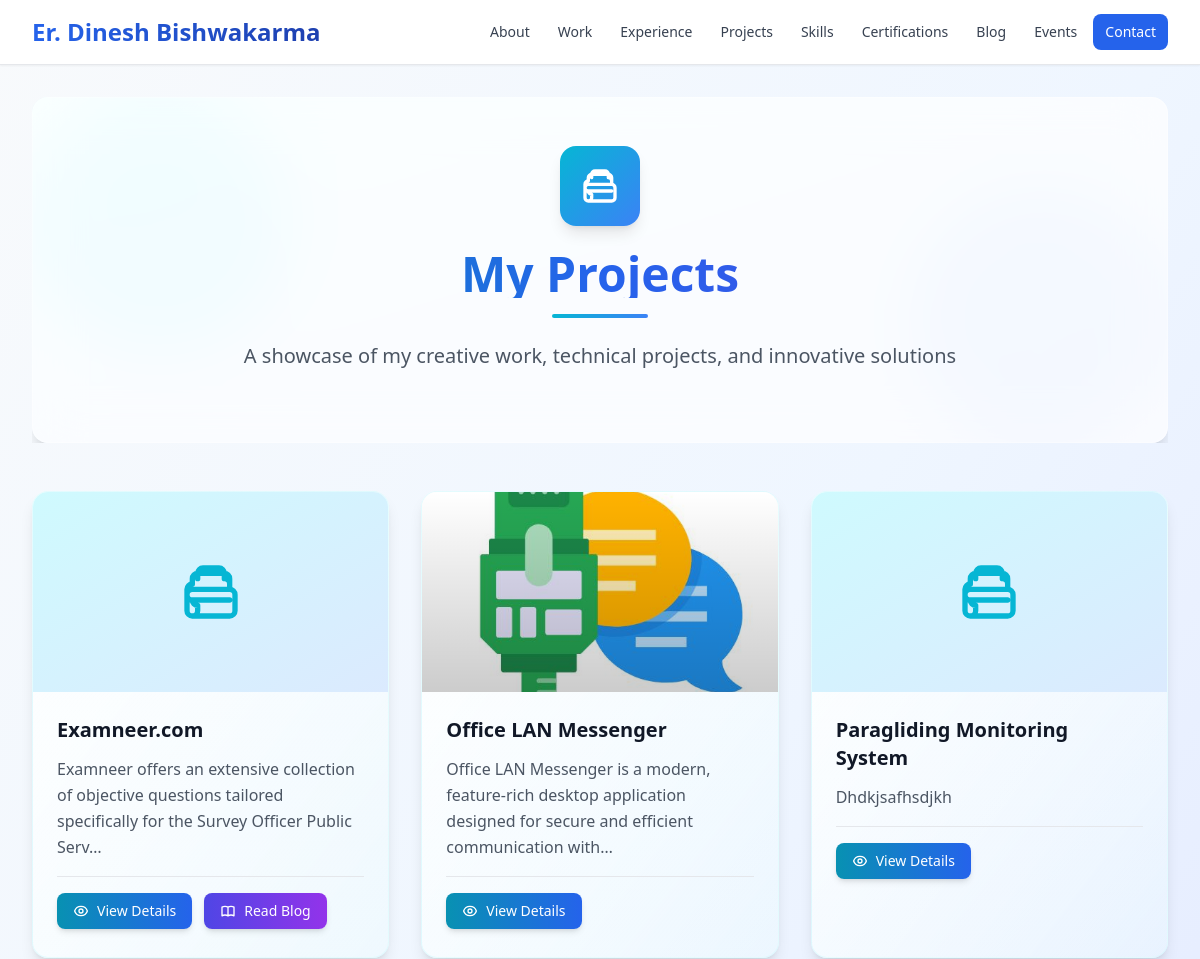
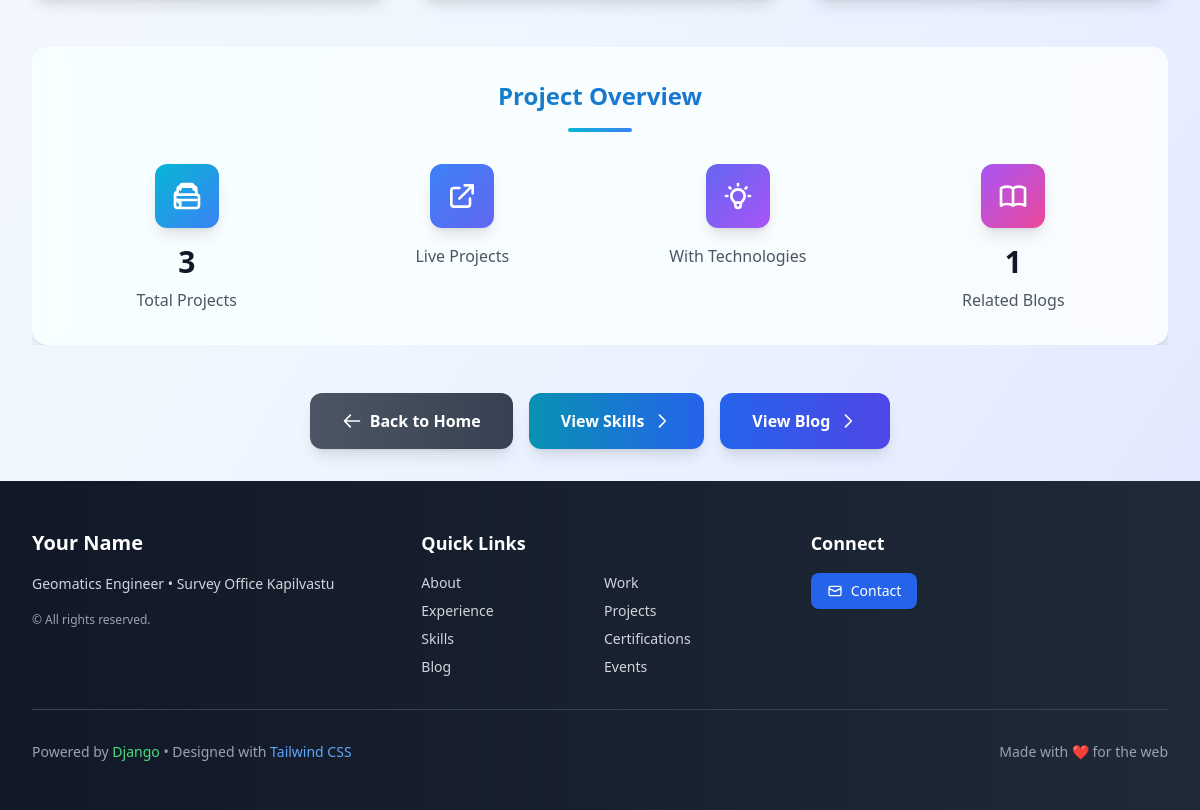
/projects/, run on the app's committed database (2 pictures, top to bottom).
### portfolio/models.py (models this page shows, shortened)
class MyProject(models.Model):
    title = models.CharField(max_length=200)
    description = models.TextField()
    image = models.ImageField(upload_to='myprojects/', null=True, blank=True)
    start_date = models.DateField()
    end_date = models.DateField(null=True, blank=True)
    technologies = models.CharField(max_length=200, blank=True)
    link = models.URLField(blank=True)
    role = models.CharField(max_length=100, blank=True)
    related_blog = models.ForeignKey('Blog', null=True, blank=True, on_delete=models.SET_NULL, related_name='project_blogs')

### portfolio/views.py (the view)
# urls.py: path('projects/', views.MyProjectListView.as_view(), name='myproject-list'),
class MyProjectListView(ListView):
    model = MyProject
    template_name = "portfolio/myproject_list.html"
    context_object_name = 'projects'

### portfolio/templates/portfolio/myproject_list.html (shortened to what this page needs)
{% extends "base_generic.html" %}
{% block content %}
<div class="space-y-12">
  <section class="relative overflow-hidden">
    <div class="absolute inset-0 bg-gradient-to-br from-cyan-50 via-blue-50 to-indigo-50 rounded-2xl"></div>
    <div class="absolute top-0 left-0 w-64 h-64 bg-cyan-300 rounded-full mix-blend-multiply filter blur-xl opacity-20 animate-pulse"></div>
    <div class="absolute bottom-0 right-0 w-64 h-64 bg-blue-300 rounded-full mix-blend-multiply filter blur-xl opacity-20 animate-pulse animation-delay-2000"></div>
    <div class="relative bg-white/70 backdrop-blur-xl rounded-2xl shadow-xl border border-white/30 p-8 md:p-12 text-center">
      <div class="mb-6">
        <div class="w-20 h-20 bg-gradient-to-br from-cyan-500 to-blue-500 rounded-2xl flex items-center justify-center mx-auto mb-6 shadow-lg">
        </div>
        <h1 class="text-4xl md:text-5xl font-bold bg-gradient-to-r from-cyan-600 via-blue-600 to-indigo-600 bg-clip-text text-transparent mb-4">
        </h1>
        <div class="w-24 h-1 bg-gradient-to-r from-cyan-500 to-blue-500 mx-auto rounded-full mb-6"></div>
        <p class="text-xl text-gray-600 max-w-3xl mx-auto">
          A showcase of my creative work, technical projects, and innovative solutions
        </p>
      </div>
    </div>
  </section>
  <section>
    <div class="grid md:grid-cols-2 lg:grid-cols-3 gap-8">
      {% for project in projects %}
      <div class="group relative bg-gradient-to-br from-white to-cyan-50/30 rounded-2xl shadow-lg hover:shadow-2xl transition-all duration-500 border border-cyan-100/50 overflow-hidden transform hover:-translate-y-2">
        {% if project.image %}
        <div class="relative aspect-video overflow-hidden">
          <div class="absolute inset-0 bg-gradient-to-t from-black/20 to-transparent z-10"></div>
          <img src="{{ project.image.url }}"
               alt="{{ project.title }}"
               class="w-full h-full object-cover group-hover:scale-110 transition-transform duration-700">
        </div>
        {% else %}
        <div class="aspect-video bg-gradient-to-br from-cyan-100 to-blue-100 flex items-center justify-center relative">
        </div>
        {% endif %}
        <div class="relative p-6 flex-1 flex flex-col">
          <h2 class="text-xl font-bold text-gray-900 mb-3 group-hover:text-cyan-600 transition-colors duration-300">
            <a href="{% url 'portfolio:myproject-detail' project.pk %}"
               class="hover:underline">
              {{ project.title }}
            </a>
          </h2>
          <p class="text-gray-600 leading-relaxed mb-4 flex-1">
            {{ project.description|truncatechars:120 }}
          </p>
          <div class="flex flex-wrap gap-3 pt-4 border-t border-gray-200">
            <a href="{% url 'portfolio:myproject-detail' project.pk %}"
               class="group/btn inline-flex items-center px-4 py-2 bg-gradient-to-r from-cyan-600 to-blue-600 hover:from-cyan-700 hover:to-blue-700 text-white rounded-lg font-medium transition-all duration-300 transform hover:scale-105 shadow-md hover:shadow-lg text-sm">
              View Details
            </a>
            {% if project.related_blog %}
            <a href="{% url 'portfolio:blog-detail' project.related_blog.pk %}"
               class="group/btn inline-flex items-center px-4 py-2 bg-gradient-to-r from-indigo-600 to-purple-600 hover:from-indigo-700 hover:to-purple-700 text-white rounded-lg font-medium transition-all duration-300 transform hover:scale-105 shadow-md hover:shadow-lg text-sm">
              Read Blog
            </a>
            {% endif %}
          </div>
        </div>
      </div>
      {% endfor %}
    </div>
  </section>
  {% if projects %}
  <section class="relative overflow-hidden">
    <div class="absolute inset-0 bg-gradient-to-r from-cyan-50 to-blue-50 rounded-2xl"></div>
    <div class="relative bg-white/60 backdrop-blur-sm rounded-2xl shadow-lg border border-white/30 p-8">
      <div class="text-center mb-8">
        <h2 class="text-2xl font-bold bg-gradient-to-r from-cyan-600 to-blue-600 bg-clip-text text-transparent mb-4">
        </h2>
        <div class="w-16 h-1 bg-gradient-to-r from-cyan-500 to-blue-500 mx-auto rounded-full"></div>
      </div>
      <div class="grid grid-cols-1 md:grid-cols-4 gap-8 text-center">
        <div class="group">
          <div class="w-16 h-16 bg-gradient-to-br from-cyan-500 to-blue-500 rounded-xl flex items-center justify-center mx-auto mb-4 group-hover:scale-110 transition-transform duration-300 shadow-lg">
          </div>
          <div class="text-3xl font-bold text-gray-900 mb-2">{{ projects|length }}</div>
          <div class="text-gray-600 font-medium">Total Projects</div>
        </div>
        <div class="group">
          <div class="w-16 h-16 bg-gradient-to-br from-blue-500 to-indigo-500 rounded-xl flex items-center justify-center mx-auto mb-4 group-hover:scale-110 transition-transform duration-300 shadow-lg">
            <svg class="w-8 h-8 text-white" fill="none" stroke="currentColor" viewBox="0 0 24 24">
              <path stroke-linecap="round" stroke-linejoin="round" stroke-width="2" d="M10 6H6a2 2 0 00-2 2v10a2 2 0 002 2h10a2 2 0 002-2v-4M14 4h6m0 0v6m0-6L10 14"></path>
            </svg>
          </div>
          <div class="text-gray-600 font-medium">Live Projects</div>
        </div>
        <div class="group">
          <div class="w-16 h-16 bg-gradient-to-br from-indigo-500 to-purple-500 rounded-xl flex items-center justify-center mx-auto mb-4 group-hover:scale-110 transition-transform duration-300 shadow-lg">
          </div>
          <div class="text-gray-600 font-medium">With Technologies</div>
        </div>
        <div class="group">
          <div class="w-16 h-16 bg-gradient-to-br from-purple-500 to-pink-500 rounded-xl flex items-center justify-center mx-auto mb-4 group-hover:scale-110 transition-transform duration-300 shadow-lg">
          </div>
          <div class="text-3xl font-bold text-gray-900 mb-2">
            {% with blog_count=0 %}
              {% for project in projects %}
                {% if project.related_blog %}{{ blog_count|add:1 }}{% endif %}
              {% endfor %}
            {% endwith %}
          </div>
          <div class="text-gray-600 font-medium">Related Blogs</div>
        </div>
      </div>
    </div>
  </section>
  {% endif %}
  <section class="text-center">
    <div class="inline-flex flex-wrap gap-4 justify-center">
      <a href="{% url 'portfolio:home' %}"
         class="group inline-flex items-center px-8 py-4 bg-gradient-to-r from-gray-600 to-gray-700 hover:from-gray-700 hover:to-gray-800 text-white rounded-xl font-semibold transition-all duration-300 transform hover:scale-105 shadow-lg hover:shadow-xl">
        <svg class="w-5 h-5 mr-2 transform group-hover:-translate-x-1 transition-transform duration-200" fill="none" stroke="currentColor" viewBox="0 0 24 24">
          <path stroke-linecap="round" stroke-linejoin="round" stroke-width="2" d="M10 19l-7-7m0 0l7-7m-7 7h18"></path>
        </svg>
        Back to Home
      </a>
      <a href="{% url 'portfolio:skill-list' %}"
         class="group inline-flex items-center px-8 py-4 bg-gradient-to-r from-cyan-600 to-blue-600 hover:from-cyan-700 hover:to-blue-700 text-white rounded-xl font-semibold transition-all duration-300 transform hover:scale-105 shadow-lg hover:shadow-xl">
        View Skills
        <svg class="w-5 h-5 ml-2 transform group-hover:translate-x-1 transition-transform duration-200" fill="none" stroke="currentColor" viewBox="0 0 24 24">
          <path stroke-linecap="round" stroke-linejoin="round" stroke-width="2" d="M9 5l7 7-7 7"></path>
        </svg>
      </a>
      <a href="{% url 'portfolio:blog-list' %}"
         class="group inline-flex items-center px-8 py-4 bg-gradient-to-r from-blue-600 to-indigo-600 hover:from-blue-700 hover:to-indigo-700 text-white rounded-xl font-semibold transition-all duration-300 transform hover:scale-105 shadow-lg hover:shadow-xl">
        View Blog
        <svg class="w-5 h-5 ml-2 transform group-hover:translate-x-1 transition-transform duration-200" fill="none" stroke="currentColor" viewBox="0 0 24 24">
          <path stroke-linecap="round" stroke-linejoin="round" stroke-width="2" d="M9 5l7 7-7 7"></path>
        </svg>
      </a>
    </div>
  </section>
</div>
{% endblock %}

### portfolio/templates/portfolio/myproject_list.html (style rules this page uses)
.animation-delay-2000 { animation-delay: 2s; }

### data on the page
MyProject: title "Examneer.com", description "Examneer offers an extensive collection of objective questions tailored specifically for the Survey Officer Public Serv…", shows "Read Blog", blog_count "1"
MyProject: image (picture), title "Office LAN Messenger", description "Office LAN Messenger is a modern, feature-rich desktop application designed for secure and efficient communication with…"
MyProject: title "Paragliding Monitoring System", description "Dhdkjsafhsdjkh"

### other printed values
{{ projects|length }} "3"
{{ myinfo.full_name|default:"Your Name" }} "Your Name"
